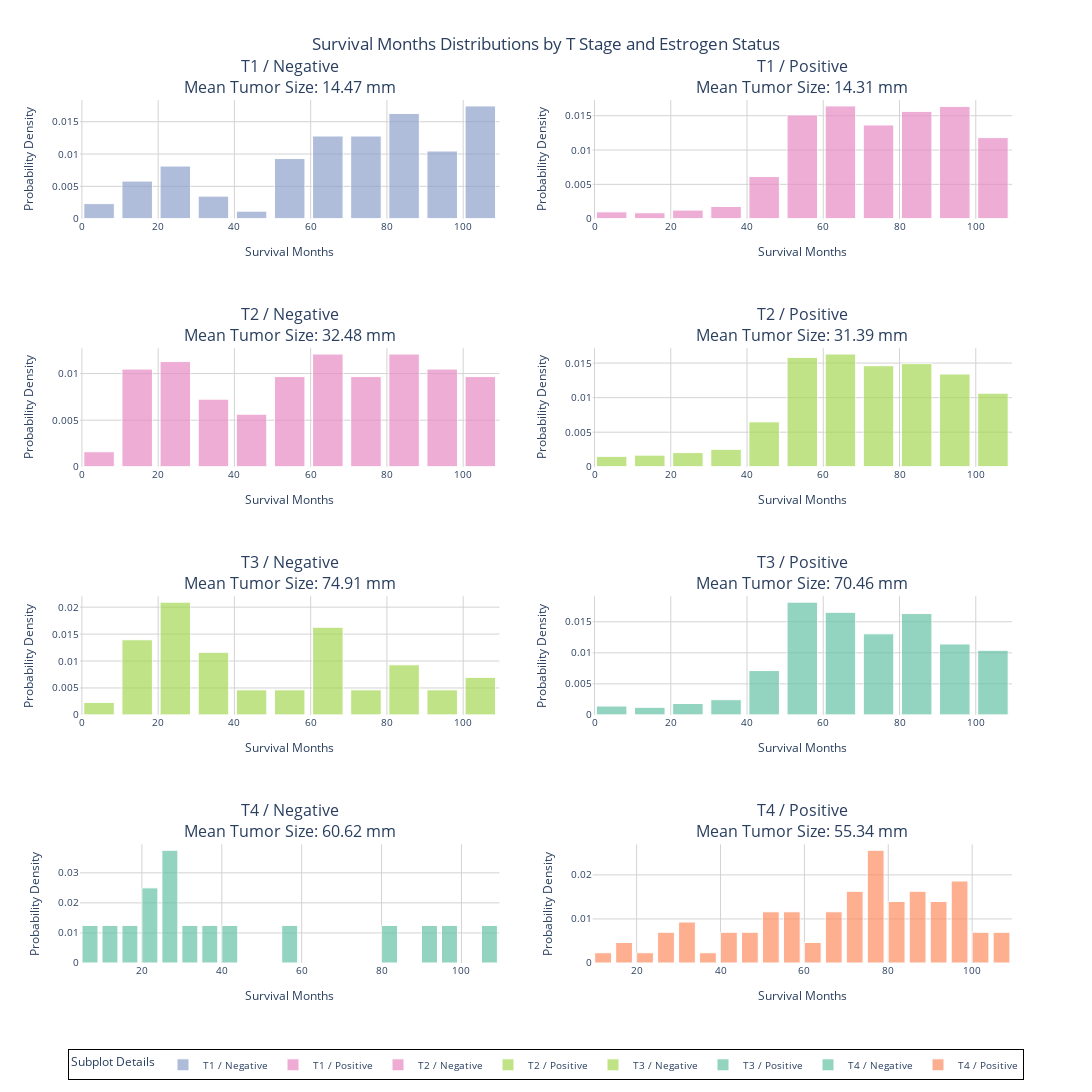

Notebook source saved alongside this figure:
### Markdown cell above
###  Insights from Survival Distributions by T Stage and Estrogen Status

### Code cell
import plotly.graph_objects as go
from plotly.subplots import make_subplots

mean_tumor_size = df.groupby(['T Stage ', 'Estrogen Status'])['Tumor Size'].mean().round(2)

t_stages = sorted(df['T Stage '].dropna().unique())  # e.g. ['T1', 'T2', 'T3']
estrogen_statuses = sorted(df['Estrogen Status'].dropna().unique())  # e.g. ['Positive', 'Negative']

fig = make_subplots(
    rows=len(t_stages),
    cols=len(estrogen_statuses),
    subplot_titles=[
        f"{t} / {e}<br>Mean Tumor Size: {mean_tumor_size.get((t, e), 'N/A')} mm"
        for t in t_stages for e in estrogen_statuses
    ],
    vertical_spacing=0.15,   
    horizontal_spacing=0.1,   
)

colors = ['#66c2a5', '#fc8d62', '#8da0cb', '#e78ac3', '#a6d854']

for i, t_stage in enumerate(t_stages, 1):
    for j, estrogen_status in enumerate(estrogen_statuses, 1):
        subset = df[(df['T Stage '] == t_stage) & (df['Estrogen Status'] == estrogen_status)]
        fig.add_trace(
            go.Histogram(
                x=subset['Survival Months'],
                nbinsx=20,
                name=f"{t_stage} / {estrogen_status}",
                histnorm='probability density',
                opacity=0.7,
                marker=dict(color=colors[(i + j) % len(colors)], line=dict(width=1, color='white')),
                hovertemplate=(
                    f"T Stage: {t_stage}<br>"
                    f"Estrogen Status: {estrogen_status}<br>"
                    "Survival Months: %{x}<br>"
                    "Probability Density: %{y:.3f}<extra></extra>"
                )
            ),
            row=i,
            col=j
        )
        fig.update_xaxes(
            title_text="Survival Months",
            row=i,
            col=j,
            gridcolor='lightgray',
            zeroline=False,
            tickfont=dict(size=10),
            title_font=dict(size=12)
        )
        fig.update_yaxes(
            title_text="Probability Density",
            row=i,
            col=j,
            gridcolor='lightgray',
            zeroline=False,
            tickfont=dict(size=10),
            title_font=dict(size=12)
        )

fig.update_layout(
    title_text='Survival Months Distributions by T Stage and Estrogen Status',
    title_x=0.5,
    height=1200,  
    width=1200,   
    showlegend=True,  
    legend=dict(
        title="Subplot Details",
        orientation="h",
        x=0.5,
        y=-0.1,
        xanchor="center",
        font=dict(size=10),
        bgcolor="rgba(255, 255, 255, 0.8)",
        bordercolor="black",
        borderwidth=1,
    ),
    plot_bgcolor='white',
    paper_bgcolor='white',
    font=dict(size=12),
    bargap=0.2,  
)

fig.show()
fig.write_html('faceted_survival_histograms.html')

### Figure 1 — Plotly figure (JSON) as saved in the notebook; plotly's stock layout.template omitted (floating-point values rounded to 4 significant figures; data arrays with more than 128 entries replaced by an {"elided": "..."} marker saying what was removed)
{"data": [{"histnorm": "probability density", "hovertemplate": "T Stage: T1<br>Estrogen Status: Negative<br>Survival Months: %{x}<br>Probability Density: %{y:.3f}<extra></extra>", "marker": {"color": "#8da0cb", "line": {"color": "white", "width": 1}}, "name": "T1 / Negative", "nbinsx": 20, "opacity": 0.7, "type": "histogram", "x": [39, 55, 51, 103, 68, 100, 58, 51, 107, 107, 5, 50, 76, 19, 101, 102, 80, 28, 24, 84, 96, 73, 103, 13, 73, 85, 106, 52, 94, 83, 107, 77, 99, 64, 69, 9, 66, 76, 67, 75, 100, 21, 70, 98, 16, 44, 98, 89, 23, 80, 60, 51, 99, 102, 36, 37, 86, 13, 62, 65, 78, 105, 51, 98, 102, 80, 63, 75, 86, 81, 66, 10, 84, 79, 29, 88, 78, 91, 101, 88, 23, 94, 20, 62, 89, 102], "xaxis": "x", "yaxis": "y"}, {"histnorm": "probability density", "hovertemplate": "T Stage: T1<br>Estrogen Status: Positive<br>Survival Months: %{x}<br>Probability Density: %{y:.3f}<extra></extra>", "marker": {"color": "#e78ac3", "line": {"color": "white", "width": 1}}, "name": "T1 / Positive", "nbinsx": 20, "opacity": 0.7, "type": "histogram", "x": {"elided": "1516 int values"}, "xaxis": "x2", "yaxis": "y2"}, {"histnorm": "probability density", "hovertemplate": "T Stage: T2<br>Estrogen Status: Negative<br>Survival Months: %{x}<br>Probability Density: %{y:.3f}<extra></extra>", "marker": {"color": "#e78ac3", "line": {"color": "white", "width": 1}}, "name": "T2 / Negative", "nbinsx": 20, "opacity": 0.7, "type": "histogram", "x": [77, 71, 73, 71, 40, 90, 16, 90, 66, 17, 68, 15, 105, 19, 93, 81, 27, 36, 42, 73, 77, 54, 94, 87, 107, 25, 67, 77, 33, 17, 35, 14, 22, 88, 92, 63, 41, 105, 88, 28, 50, 102, 58, 37, 48, 39, 59, 61, 80, 99, 92, 10, 25, 58, 80, 31, 40, 40, 11, 54, 67, 18, 25, 90, 71, 6, 80, 52, 62, 27, 52, 99, 91, 106, 35, 102, 66, 16, 18, 98, 104, 33, 67, 64, 102, 73, 63, 69, 102, 107, 36, 20, 40, 81, 78, 27, 10, 86, 22, 22, 74, 23, 88, 90, 87, 86, 23, 82, 66, 87, 59, 51, 5, 55, 27, 56, 105, 88, 105, 93, 71, 69, 66, 19], "xaxis": "x3", "yaxis": "y3"}, {"histnorm": "probability density", "hovertemplate": "T Stage: T2<br>Estrogen Status: Positive<br>Survival Months: %{x}<br>Probability Density: %{y:.3f}<extra></extra>", "marker": {"color": "#a6d854", "line": {"color": "white", "width": 1}}, "name": "T2 / Positive", "nbinsx": 20, "opacity": 0.7, "type": "histogram", "x": {"elided": "1662 int values"}, "xaxis": "x4", "yaxis": "y4"}, {"histnorm": "probability density", "hovertemplate": "T Stage: T3<br>Estrogen Status: Negative<br>Survival Months: %{x}<br>Probability Density: %{y:.3f}<extra></extra>", "marker": {"color": "#a6d854", "line": {"color": "white", "width": 1}}, "name": "T3 / Negative", "nbinsx": 20, "opacity": 0.7, "type": "histogram", "x": [92, 16, 23, 24, 37, 47, 30, 89, 64, 36, 38, 26, 38, 93, 89, 23, 64, 82, 10, 18, 100, 82, 72, 103, 59, 48, 64, 70, 22, 107, 7, 69, 11, 59, 67, 22, 61, 18, 22, 63, 12, 28, 24], "xaxis": "x5", "yaxis": "y5"}, {"histnorm": "probability density", "hovertemplate": "T Stage: T3<br>Estrogen Status: Positive<br>Survival Months: %{x}<br>Probability Density: %{y:.3f}<extra></extra>", "marker": {"color": "#66c2a5", "line": {"color": "white", "width": 1}}, "name": "T3 / Positive", "nbinsx": 20, "opacity": 0.7, "type": "histogram", "x": {"elided": "490 int values"}, "xaxis": "x6", "yaxis": "y6"}, {"histnorm": "probability density", "hovertemplate": "T Stage: T4<br>Estrogen Status: Negative<br>Survival Months: %{x}<br>Probability Density: %{y:.3f}<extra></extra>", "marker": {"color": "#66c2a5", "line": {"color": "white", "width": 1}}, "name": "T4 / Negative", "nbinsx": 20, "opacity": 0.7, "type": "histogram", "x": [16, 36, 99, 25, 94, 14, 9, 20, 107, 26, 27, 55, 43, 80, 31, 21], "xaxis": "x7", "yaxis": "y7"}, {"histnorm": "probability density", "hovertemplate": "T Stage: T4<br>Estrogen Status: Positive<br>Survival Months: %{x}<br>Probability Density: %{y:.3f}<extra></extra>", "marker": {"color": "#fc8d62", "line": {"color": "white", "width": 1}}, "name": "T4 / Positive", "nbinsx": 20, "opacity": 0.7, "type": "histogram", "x": [70, 92, 63, 79, 102, 94, 97, 89, 71, 87, 51, 86, 76, 34, 107, 90, 16, 79, 99, 74, 29, 73, 77, 98, 58, 59, 58, 50, 78, 80, 90, 75, 89, 80, 52, 69, 66, 82, 89, 54, 55, 73, 106, 49, 59, 98, 43, 34, 80, 73, 25, 103, 49, 31, 77, 51, 62, 88, 97, 82, 13, 66, 68, 93, 95, 75, 36, 71, 45, 98, 34, 93, 69, 41, 95, 78, 81, 17, 105, 41, 20, 103, 89, 27, 78, 75], "xaxis": "x8", "yaxis": "y8"}], "layout": {"annotations": [{"font": {"size": 16}, "showarrow": false, "text": "T1 / Negative<br>Mean Tumor Size: 14.47 mm", "x": 0.225, "xanchor": "center", "xref": "paper", "y": 1, "yanchor": "bottom", "yref": "paper"}, {"font": {"size": 16}, "showarrow": false, "text": "T1 / Positive<br>Mean Tumor Size: 14.31 mm", "x": 0.775, "xanchor": "center", "xref": "paper", "y": 1, "yanchor": "bottom", "yref": "paper"}, {"font": {"size": 16}, "showarrow": false, "text": "T2 / Negative<br>Mean Tumor Size: 32.48 mm", "x": 0.225, "xanchor": "center", "xref": "paper", "y": 0.7125, "yanchor": "bottom", "yref": "paper"}, {"font": {"size": 16}, "showarrow": false, "text": "T2 / Positive<br>Mean Tumor Size: 31.39 mm", "x": 0.775, "xanchor": "center", "xref": "paper", "y": 0.7125, "yanchor": "bottom", "yref": "paper"}, {"font": {"size": 16}, "showarrow": false, "text": "T3 / Negative<br>Mean Tumor Size: 74.91 mm", "x": 0.225, "xanchor": "center", "xref": "paper", "y": 0.425, "yanchor": "bottom", "yref": "paper"}, {"font": {"size": 16}, "showarrow": false, "text": "T3 / Positive<br>Mean Tumor Size: 70.46 mm", "x": 0.775, "xanchor": "center", "xref": "paper", "y": 0.425, "yanchor": "bottom", "yref": "paper"}, {"font": {"size": 16}, "showarrow": false, "text": "T4 / Negative<br>Mean Tumor Size: 60.62 mm", "x": 0.225, "xanchor": "center", "xref": "paper", "y": 0.1375, "yanchor": "bottom", "yref": "paper"}, {"font": {"size": 16}, "showarrow": false, "text": "T4 / Positive<br>Mean Tumor Size: 55.34 mm", "x": 0.775, "xanchor": "center", "xref": "paper", "y": 0.1375, "yanchor": "bottom", "yref": "paper"}], "bargap": 0.2, "font": {"size": 12}, "height": 1200, "legend": {"bgcolor": "rgba(255, 255, 255, 0.8)", "bordercolor": "black", "borderwidth": 1, "font": {"size": 10}, "orientation": "h", "title": {"text": "Subplot Details"}, "x": 0.5, "xanchor": "center", "y": -0.1}, "paper_bgcolor": "white", "plot_bgcolor": "white", "showlegend": true, "title": {"text": "Survival Months Distributions by T Stage and Estrogen Status", "x": 0.5}, "width": 1200, "xaxis": {"anchor": "y", "domain": [0, 0.45], "gridcolor": "lightgray", "tickfont": {"size": 10}, "title": {"font": {"size": 12}, "text": "Survival Months"}, "zeroline": false}, "xaxis2": {"anchor": "y2", "domain": [0.55, 1], "gridcolor": "lightgray", "tickfont": {"size": 10}, "title": {"font": {"size": 12}, "text": "Survival Months"}, "zeroline": false}, "xaxis3": {"anchor": "y3", "domain": [0, 0.45], "gridcolor": "lightgray", "tickfont": {"size": 10}, "title": {"font": {"size": 12}, "text": "Survival Months"}, "zeroline": false}, "xaxis4": {"anchor": "y4", "domain": [0.55, 1], "gridcolor": "lightgray", "tickfont": {"size": 10}, "title": {"font": {"size": 12}, "text": "Survival Months"}, "zeroline": false}, "xaxis5": {"anchor": "y5", "domain": [0, 0.45], "gridcolor": "lightgray", "tickfont": {"size": 10}, "title": {"font": {"size": 12}, "text": "Survival Months"}, "zeroline": false}, "xaxis6": {"anchor": "y6", "domain": [0.55, 1], "gridcolor": "lightgray", "tickfont": {"size": 10}, "title": {"font": {"size": 12}, "text": "Survival Months"}, "zeroline": false}, "xaxis7": {"anchor": "y7", "domain": [0, 0.45], "gridcolor": "lightgray", "tickfont": {"size": 10}, "title": {"font": {"size": 12}, "text": "Survival Months"}, "zeroline": false}, "xaxis8": {"anchor": "y8", "domain": [0.55, 1], "gridcolor": "lightgray", "tickfont": {"size": 10}, "title": {"font": {"size": 12}, "text": "Survival Months"}, "zeroline": false}, "yaxis": {"anchor": "x", "domain": [0.8625, 1], "gridcolor": "lightgray", "tickfont": {"size": 10}, "title": {"font": {"size": 12}, "text": "Probability Density"}, "zeroline": false}, "yaxis2": {"anchor": "x2", "domain": [0.8625, 1], "gridcolor": "lightgray", "tickfont": {"size": 10}, "title": {"font": {"size": 12}, "text": "Probability Density"}, "zeroline": false}, "yaxis3": {"anchor": "x3", "domain": [0.575, 0.7125], "gridcolor": "lightgray", "tickfont": {"size": 10}, "title": {"font": {"size": 12}, "text": "Probability Density"}, "zeroline": false}, "yaxis4": {"anchor": "x4", "domain": [0.575, 0.7125], "gridcolor": "lightgray", "tickfont": {"size": 10}, "title": {"font": {"size": 12}, "text": "Probability Density"}, "zeroline": false}, "yaxis5": {"anchor": "x5", "domain": [0.2875, 0.425], "gridcolor": "lightgray", "tickfont": {"size": 10}, "title": {"font": {"size": 12}, "text": "Probability Density"}, "zeroline": false}, "yaxis6": {"anchor": "x6", "domain": [0.2875, 0.425], "gridcolor": "lightgray", "tickfont": {"size": 10}, "title": {"font": {"size": 12}, "text": "Probability Density"}, "zeroline": false}, "yaxis7": {"anchor": "x7", "domain": [0, 0.1375], "gridcolor": "lightgray", "tickfont": {"size": 10}, "title": {"font": {"size": 12}, "text": "Probability Density"}, "zeroline": false}, "yaxis8": {"anchor": "x8", "domain": [0, 0.1375], "gridcolor": "lightgray", "tickfont": {"size": 10}, "title": {"font": {"size": 12}, "text": "Probability Density"}, "zeroline": false}}}
